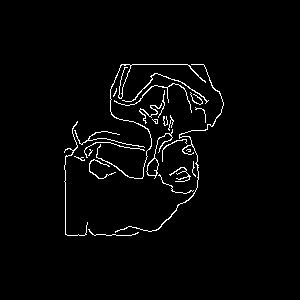
#> input picture (4)ImageEnhancement/04_sharpening/thankunext.jpg, 300 x 300 px, found by its file name
$ python 03_pyrUp_pyrDown.py
#> lines starting #> are read from the running program, lines starting #| are printed output that depends on the picture
'''
向上采样 \ 向下采样
高斯金字塔是通过高斯平滑和亚采样获得的一系列采样图像。
向下采样方法：① 对图像进行高斯内核卷积；
           ② 将所有偶数行和列去除。
向上采样方法：① 将图像在每个方向上扩大为原来的两倍，新增的行和列以 0 填充；
           ② 使用原先同样的内核（乘以 4）与放大后的图像卷积，获得”新增像素“的近似值。
             在缩放过程中已经丢失了一些信息，如果想在缩放过程中减少信息的丢失，就需要用到拉普拉斯金字塔。
'''
import cv2

img = cv2.imread('../../../data/albums/thankunext.jpg')
#> img is the input picture: shape (300, 300, 3); min 0, max 255, mean 6.3
# 上采样 从一个低分辨率小尺寸的图像向下构建一个金子塔（尺寸变大，但分辨率不会
up = cv2.pyrUp(img)
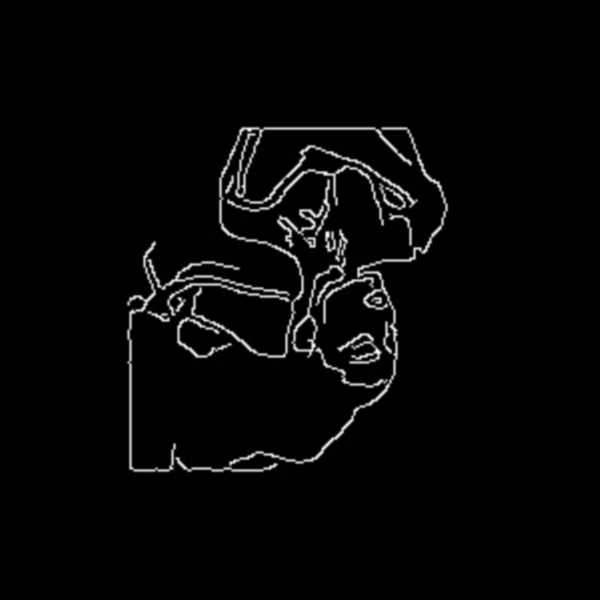
#> up: shape (600, 600, 3); min 0, max 255, mean 6.3
# 下采样 pyrDown(): 从一个高分辨率大尺寸的图像向上构建一个金字塔（尺寸变小，分辨率降低）
# 函数的作用：对图像进行滤波然后进行下采样
down = cv2.pyrDown(img)
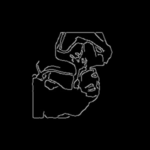
#> down: shape (150, 150, 3); min 0, max 159, mean 6.3


cv2.imshow('img', img)
cv2.imshow('up', up)
cv2.imshow('down', down)

cv2.waitKey()
cv2.destroyAllWindows()

$ run again, with (4)ImageEnhancement/04_sharpening/anti.jpg copied over (4)ImageEnhancement/04_sharpening/thankunext.jpg
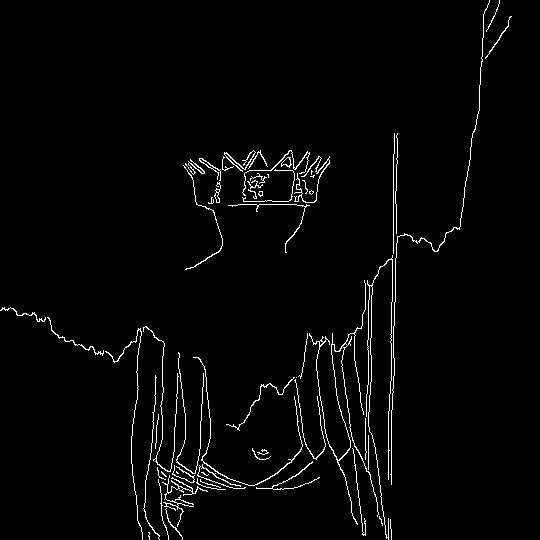
#> input picture (4)ImageEnhancement/04_sharpening/anti.jpg, 540 x 540 px, found by its file name
#> img is the input picture: shape (540, 540, 3); min 0, max 255, mean 6.1
#> `up = cv2.pyrUp(img)`:
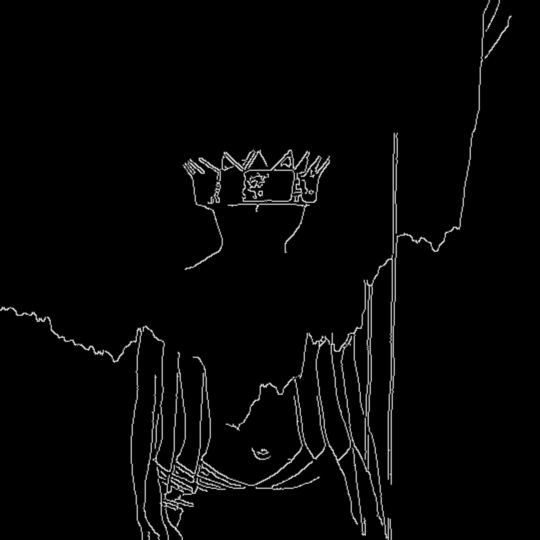
#> up: shape (1080, 1080, 3) (shown at 1/2 size); min 0, max 255, mean 6.1
#> `down = cv2.pyrDown(img)`:
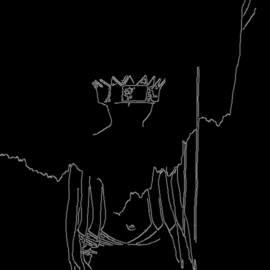
#> down: shape (270, 270, 3); min 0, max 152, mean 6.1
